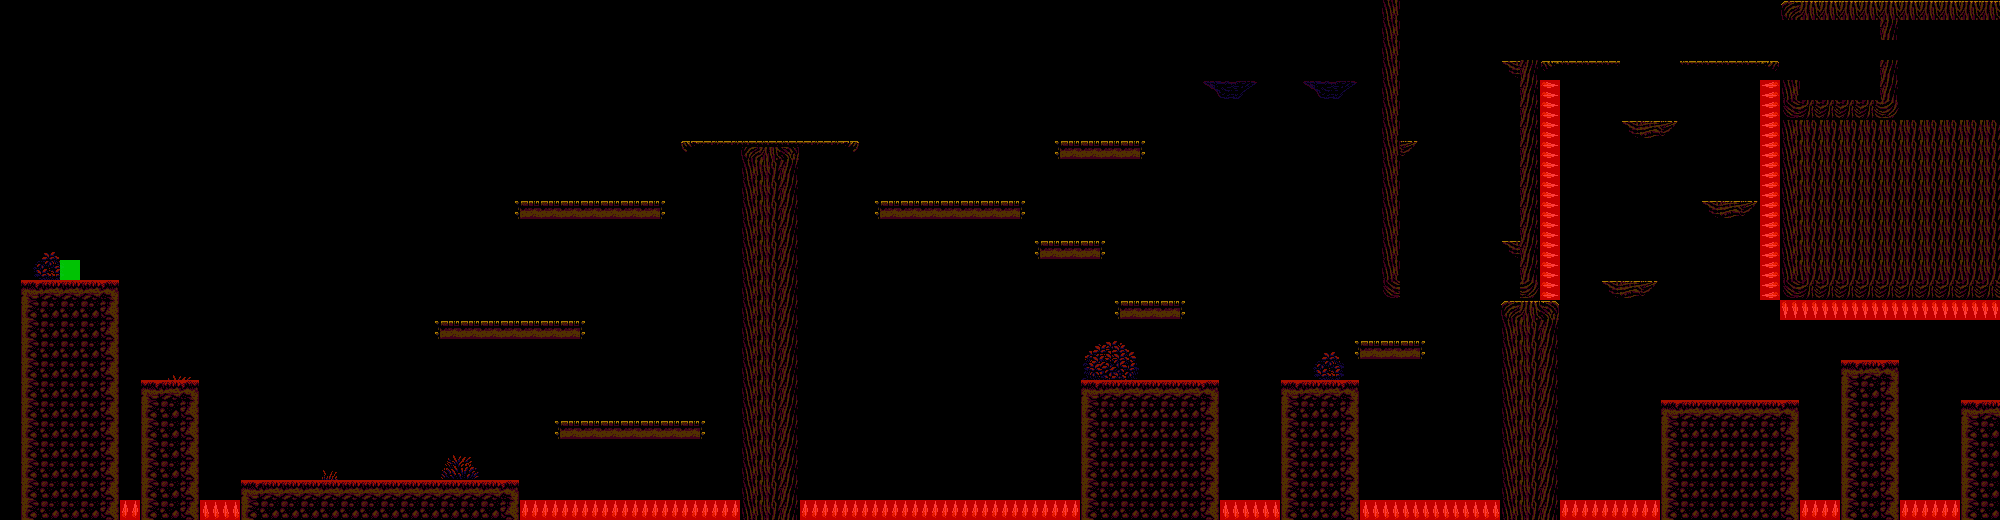

This is a level from a 2D game, rendered from its Tiled map with the project's own tilesets. A one-line summary and the map file follow, with tile-layer data summarised:
An orthogonal 100x26 tile map with 20x20 px tiles, 3 tile layers (Map, no col, Logic), 2 tilesets.

<map version="1.10" tiledversion="1.11.2" orientation="orthogonal" renderorder="right-down" width="100" height="26" tilewidth="20" tileheight="20" infinite="0" nextlayerid="10" nextobjectid="1">
 <tileset firstgid="1" name="AutumnHillsTileset_8" tilewidth="20" tileheight="20" tilecount="625" columns="25">
  <image source="AutumnHillsTileset_8.png" width="500" height="500" />
 </tileset>
 <tileset firstgid="626" name="metadata" tilewidth="20" tileheight="20" tilecount="2" columns="2">
  <image source="metadata.png" width="40" height="20" />
 </tileset>
 <layer id="6" name="Map" width="100" height="26">
  <properties>
   <property name="Draw" type="bool" value="true" />
  </properties>
  <data>[2600 cells, 675 non-empty, 36 distinct tile ids]</data>
 </layer>
 <layer id="7" name="no col" width="100" height="26">
  <properties>
   <property name="Draw" type="bool" value="true" />
  </properties>
  <data>[2600 cells, 43 non-empty, 21 distinct tile ids]</data>
 </layer>
 <layer id="8" name="Logic" width="100" height="26">
  <properties>
   <property name="Draw" type="bool" value="false" />
  </properties>
  <data>[2600 cells, 82 non-empty, 2 distinct tile ids]</data>
 </layer>
 <objectgroup id="9" name="Collisions" />
</map>